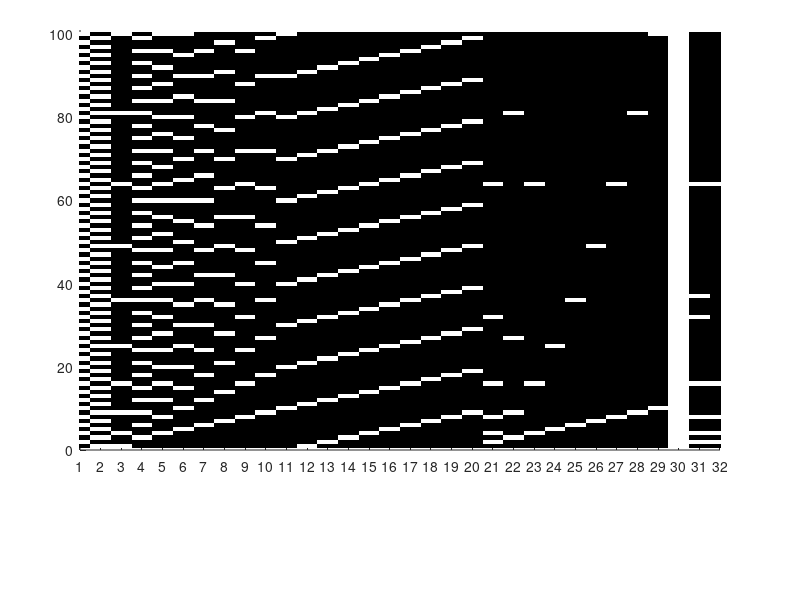

This chart was generated by the following MATLAB code: (Note: this script raises an error after producing the figure.)
%Josh Tenenbaum's number game
%Written by Kevin Murphy and Matthew Dunham
function numbersGame


%% Global Variables
first = 1; last = 100; %Range for the hypothesis space

hypFn =         @mathHypothesesSmall;
priorFn =       @mathPriorSmall;            
likelihoodFn =  @likelihood;
posteriorFn =   @posterior;     
postPredFn =    @postPredictive;
priorPredFn =   @priorPredictive;


hypSpace = hypFn();                         
inconcept = buildExtensionTable(hypSpace); 

%%
makePlots(); 
% Note, plots won't work if using log likelihood or a large hypothesis
% space such as tenenbaumHypSpace. Be sure to comment this line out before
% trying these. 
%% Hypothesis Spaces

% A small hypothesis space
function hypSpace = mathHypothesesSmall()
    hypSpace = [ evenOdd()
                 predicateBased( @(x)(x == round(sqrt(x)).^2),'squares')
                 multiples(3:10)
                 endingIn(1:9)
                 powers(2:10)
                 predicateBased(@(x)(x==x),'all')
                 compose(powers(2),explicitSet([37]),@union,' +')
                 compose(powers(2),explicitSet([32]),@setdiff,' -')
               ];
    fields = {'extension','name','size'};
    hypSpace = cell2struct(hypSpace,fields,2);
end

% Tenenbaum's original hypothesis space with 34 mathematical and 5050
% interval
function hypSpace = tenenbaumHypSpace()
    hypSpace = [    evenOdd()
                    predicateBased( @(x)(x == round(sqrt(x)).^2),'squares')
                    predicateBased( @(x)(x == round(x.^(1/3)).^3),'cubes')
                    predicateBased( @(x)(isprime(x)),'primes')
                    multiples(3:12)
                    powers(2:10)
                    endingIn(0:9)
                    allContiguousIntervals()
               ];
    
    fields = {'extension','name','size'};
    hypSpace = cell2struct(hypSpace,fields,2);
    
end    
%% Priors

% Prior on mathHypothesesSmall hypSpace, (a row vector)
function prior = mathPriorSmall(hypSpace)
    prior = [0.5 0.5 0.1*ones(1,28) 0.001 0.001];
    %{odd,even} = 0.5 ; {powers of 2 + 37,powers of 2 - 32} = 0.001; else=0.1
    assert(length(prior) == size(hypSpace,1));
    prior = prior ./ sum(prior);   
end

% Prior on tenenbaumHypSpace() Math hyps are weigthed 2/3 to 1/3 against
% interval hyps. Gamma(2,10) prior applied to interval length hyps. 
function prior = tenenbaumPrior(hypSpace)
     lambda = 2/3;
     math = (2/3)*ones(1,34);
     sizes = [hypSpace.size];
     sizes = sizes(35:end);
     ints = gampdf(sizes,2,10);
     ints = (1/3)*ints;
     prior = [math ints];
     prior = prior ./ sum(prior);
end

%% Likelihoods

% Likelihood using the size principle: p(D|h)
% Returns row vector L, s.t. L(h) = p(D|h)
function L = likelihood(D,hypSpace)
    hypSpaceSize = size(hypSpace,1);
    n = length(D);
    lik = zeros(n,hypSpaceSize);
    for i=1:n
        lik(i,:) = inconcept(D(i),:) ./ [hypSpace.size]; 
    end
    L = prod(lik,1);
end

% Log Likelihood using size principle, log(p(D|h))
% Use to avoid numerical underflow.
function LL = logLikelihood(D,hypSpace)
    hypSpaceSize = size(hypSpace,1);
    n = length(D);
    llik = zeros(n,hypSpaceSize);
    for i=1:n
        %log(0) -> log(eps) to prevent NaN; note exp(log(eps)) = eps approx 0
        llik(i,:) = log((inconcept(D(i),:) ./ [hypSpace.size])+ eps); 
    end
    LL = sum(llik,1);
end

%% Posteriors

% Posterior Distribution, p(h|D)
function post = posterior(D,hypSpace)
    post = priorFn(hypSpace) .* likelihoodFn(D,hypSpace);
    post = post / sum(post);
end

% Posterior Distribution p(h|D) - uses log likelihood instead of just
% likelihood to help avoid numerical underflow. Returns p(h|D) not
% log(p(h|D)) but likelihoodFn needs to return log likelihood, not
% likelihood.
function post = posteriorLL(D,hypSpace)
    logLik = likelihoodFn(D,hypSpace);
    logPrior = log(priorFn(hypSpace));
    logNumerator = logLik + logPrior;
    post = exp(logNumerator);
    post = post / sum(post);
end
%% Predictive

% Posterior predictive distribution, p(x|D)
function pred = postPredictive(post)
    pred = inconcept * post(:); % pred(x) = sum_h inconcept(x,h) post(h)
end

% Prior Predictive Distribution:
% pred(i) is the prior predictive probability that integer i is in C
function pred = priorPredictive(hypSpace)
    prior = priorFn(hypSpace);
    cl = zeros(size(inconcept));
    for col=1:size(hypSpace,1)
        ext = hypSpace(col).extension;
        cl(ext,col) = inconcept(ext,col)./hypSpace(col).size;
    end
    % cl(x,h) = p(x|h) is the likelihood assigned to integer x by
    % hypothesis h by the size principle, (before any data has been seen).
    pred = cl(first:last,:)*prior'; 
end
    
%% Helper Functions

% Builds a binary table whose rows represent the possible data points in the
% range, (i.e. 1 - 100) - shifted so that the first is represented by index
% 1.The columns represent hypotheses, (i.e.indices into the hypSpace struct).
% Entry (d,h) = 1 iff data point d occurs in the extension of hypothesis h.
function inconcept = buildExtensionTable(hypSpace)
    hypSpaceSize = size(hypSpace,1);
    inconcept = zeros(last-first+1,hypSpaceSize);
    for h=1:hypSpaceSize
        hyp = hypSpace(h).extension; 
        inconcept(hyp,h) = 1;
    end
end
%% Display Functions

% Make a number of plots of the hypothesis space, prior,
% likelihood,posterior,and posterior predictive distributions. 
% Needs hypSpace and inconcept as global variables. 
function makePlots()        
    close all;
    data = [16,8,2,64];
    displayHypothesisSpace(inconcept,hypSpace);
    if doPrintPmtk, printPmtkFigures('joshHypSpace'); end;
    plotDistribution(data,hypSpace,likelihoodFn,1);
    if doPrintPmtk, printPmtkFigures('numbersLik'); end;
    plotDistribution(data,hypSpace,posteriorFn,0);
    if doPrintPmtk, printPmtkFigures('numbersPost'); end;
    plotPrior(hypSpace);
    if doPrintPmtk, printPmtkFigures('numbersPrior'); end;
    visualizePredictive(inconcept,[16],hypSpace);
    if doPrintPmtk, printPmtkFigures('josh-2-9'); end;
    plotGamma();
end

% Display the top, 'howMany' hypotheses as determined by the specified
% posterior. 
function displayBestHyps(howMany,post)
    [H, idx] = sort(post,'descend');
    names = {hypSpace.name};
    fprintf('Top Posterior Hypotheses');
    fprintf('\n%1s %9s\n\n','Probability','Name');
    for i=1:1:howMany
        names = {hypSpace.name};
        fprintf('%1s\t\t\t %1s\n',num2str(H(i),'%6.5f'),cell2mat(names(idx(i))));
    end
end

% Visualize the hypothesis space. 
function displayHypothesisSpace(inconcept,hypSpace)
    fig = figure;
    ax = axes('Parent',fig,'XTick',1:size(hypSpace,1),'Position',[0.1,0.25,0.8,0.70]);
    axis([1,size(hypSpace,1),first-1,last+1]);
    hold on;
    imagesc(inconcept,'Parent',ax);
    colormap(gray);
    xticklabelRot({hypSpace.name}, 90, 8,-1);
    title('hypothesis space')
end


% Plot a labeled horizontal histogram of the current prior. 
function plotPrior(hypSpace)
    H = size(hypSpace,1);
    prior = priorFn(hypSpace);
    prior = prior(end:-1:1);
    names = {hypSpace.name};
    names = names(end:-1:1);
    fig = figure('Color',[1 1 1],'Position',[500 100 300,600]);
    axes('Parent',fig,'YTickLabel',names,'YTick',1:H,'Position',[0.4 0.12 0.50 0.8]);
    hold on;
    barh(prior);
    axis([0 1 0 H+1]);
    set(gca,'XTick',[0,0.5,1]);
    xlabel('p(h)');
end

%Plot either the likelihood or posterior distributions as histograms for
%successive data points. pdf should be likelihoodFn or posteriorFn and
%isLik=1 to print likelihood xlabel isLik=0 for posterior xlabel.
function plotDistribution(data,hypSpace,pdf,isLik)
   H = size(hypSpace,1);
   scrsz = get(0,'ScreenSize');
   fig = figure('Color',[1 1 1],'Position',[20 50 5*scrsz(3)/10 8*scrsz(4)/10]);
   n = length(data);
   height = 0.8; buffer = 0.03; y = 0.12; extraGap = 0.1;
   border = 0.1; width = (1-2*border - extraGap - buffer*(n-1))/n;
   for i=1:length(data)
       if(i==1)
           names = {hypSpace.name}; names = names(end:-1:1);
           ax = axes('Parent',fig,'YTickLabel',names,'YTick',1:H,'Position',[border+extraGap,y,width,height]);
       else
           ax = axes('Parent',fig,'YTick',[],'Position',[border+extraGap+(i-1)*(width+buffer),y,width,height]);
       end
      hold on;
       lik = pdf(data(1:i),hypSpace);
       lik = lik(end:-1:1);
       barh(lik,'Parent',ax);
       if(isLik)
           xlabel(['p(' num2str(data(1:i)) ' | h)']); 
       else
           xlabel(['p(h | ' num2str(data(1:i)) ' )']); 
       end
   end
end

% Visualize the posterior predictive distribution
function visualizePredictive(inconcept,data,hypSpace)
    
    post = posteriorFn(data,hypSpace);
    pred = postPredFn(post);
    scrsz = get(0,'ScreenSize');
    fig = figure('Color',[1 1 1],'Position',[20 50 9*scrsz(3)/10 8*scrsz(4)/10]);
    plotBar;
    probs = plotHyps;
    plotPost;
    function plotBar
        barAxLoc = [0.1,0.7,0.7,0.25];
        barAx = axes('Parent',fig,'XTick',first-1+4:4:last,'YTick',0:0.5:1,'Position',barAxLoc);
        hold on;
        bar(pred,'Parent',barAx);
        axis([first-1,last+1,0,1]);
    end
    function probs = plotHyps
        consistentHyps = 1:size(hypSpace,1);
        for i=1:length(data)
            consistentHyps = intersect(consistentHyps,find(inconcept(data(i),:) == 1));
        end
        names = {hypSpace.name};
        names = names(consistentHyps);
        [probs ndx] = sort(post(consistentHyps));
        names = names(ndx);
        consistentHyps = consistentHyps(ndx);
        hypAxLoc = [0.1,0.08,0.7,0.57];
        hypAx = axes('Parent',fig,'XTick',[],'YTick',1:length(names),'XColor',[1 1 1],'YTickLabel',names,'Position',hypAxLoc);
        hold on;
        for i=1:length(names)
            h = consistentHyps(i);
            hyp = hypSpace(h).extension;
            fplot(@(x)i,[first-1,last+1,1,length(names)+ 0.02],'-k');
            hold on;
            y = i*ones(length(hyp));
            plot(hyp,y,'.b','MarkerSize',20);
        end
    end
    function plotPost
        postAxLoc = [0.83,0.08,0.13,0.57];
        postAx = axes('Parent',fig,'XTick',0:0.5:1,'YTick',[],'Position',postAxLoc);
        xlabel(['p(h | ' num2str(data) ' )']); 
        hold on;
        plot(probs,1:length(probs),'-o');
        axis([0,1,1,length(probs)]);     
    end
end


% Plot a gamma distribution with shape=2 and rate=10. 
function plotGamma()
    figure;
    pdf = @(x)gampdf(x,2,10);
    fplot(pdf,[0,100,0,0.04]);
    title('Gamma( x | 2,10 )');
end

%% Hypothesis Building Functions

    %Returns two hypotheses: all even numbers in the range and all odd
    %numbers in the range. 
    function hypotheses = evenOdd()
       even = first+1:2:last;
       odd = first:2:last;
       hyps = [{even};{odd}];
       names = [{'even'};{'odd'}];
       sizes = [ {size(even,2)} ; {size(odd,2)}];
       hypotheses = [hyps names sizes];
    end


    % If range = 1:100 and ints = [3,9,10], then hypotheses =
    % [3,6,9,...,99]; [9,18,27,...,99];[10,20,30,...,100]
    function hypotheses = multiples(ints)
        n = length(ints);
        hyps = cell(n,1);
        names = cell(n,1);
        sizes = cell(n,1);
        for i=1:n
            m = ints(i);
            xmax = ceil(last/m);
            hyps{i,1} = intersect(first:last, m*(first:xmax));
            names{i,1} = sprintf('mult of %d', m);
            sizes{i,1} = size(hyps{i,1},2);
        end
        hypotheses = [hyps names sizes];    
    end
    
    % If range = 1:100 and ints = 1:3, then hypotheses = [1,11,21,...,91];
    % [2,22,32,...,92];[3,23,33,...,93]
    function hypotheses = endingIn(ints)
        fst = first - 1;
        lst = last - 10;
        n = length(ints);
        hyps =  cell(n,1); 
        names = cell(n,1);
        sizes = cell(n,1);
        for i=1:n
            m = ints(i);
            if m==0
                hyps{i,1} = (fst+10:10:lst+10) + m;
            else
                hyps{i,1} = (fst:10:lst) + m;
            end
            names{i,1} =  sprintf('ends in %d', m);
            sizes{i,1} = size(hyps{i,1},2);
        end  
        hypotheses = [hyps names sizes];
    end
    
    %If range = 1:100 and pows = 4:7, hypotheses = [4 16 64] ; [5 25];
    %[6:36]; [7;49]
    function hypotheses = powers(pows)
        n = length(pows);
        hyps = cell(n,1);
        names = cell(n,1);
        sizes = cell(n,1);
        for i=1:n;
            m = pows(i);
            xmax = ceil(log(last)/log(m)); 
            hyps{i,1} = intersect(first:last, m.^(first:xmax));
            names{i,1} = sprintf('powers of %d', m);
            sizes{i,1} = size(hyps{i,1},2);
        end
        hypotheses = [hyps names,sizes];
    end

    %Define an hypothesis by explicitly listing its members
    function hypothesis = explicitSet(set)
        hypothesis = [{set} {[' {' num2str(set) '}']} {size(set,2)}];
    end

    % Compose two hypothesis sets row-wise according to the specified set
    % operator, (i.e. @union, @setdiff, etc). If we specified @union,
    % and had hyp1(:,1) = {[1 2 3] ; [4 5 6]} and hyp2(:,1) = {[3 9 27];[4 44 444]}
    % this function would return hypotheses(:,1) =  {[1 2 3 9 27] ; 
    % [4 5 6 44 444]}. 'str' is displayed in the hypothesis name so use '+' for
    % 'union', '-' for setdiff, etc. 
    function hypotheses = compose(hyp1,hyp2,operator,str)
        n = size(hyp1,1);
        hyps = cell(n,1);
        names = cell(n,1);
        sizes = cell(n,1);
        for i=1:n
            hyps{i,1} = operator(cell2mat(hyp1(i,1))',cell2mat(hyp2(i,1))','rows')';
            names{i,1} = strcat(hyp1{i,2}, str, hyp2{i,2});
            sizes{i,1} = size(hyps{i,1},2);
        end
        hypotheses = [hyps names sizes];  
    end
    
   
    % Hypothesis = all numbers in the range satisfying the specified
    % predicate. So for example, if predicate = @isprime, then the hypothesis is
    % all prime numbers in the range. You can also define your own
    % predicates say  @(x)(x>50) or @(x)(x==x)
    function hypothesis = predicateBased(predicate,name)
        range = first:last;
        logicalNDX = predicate(range);
        size = sum(logicalNDX);
        hyp = range(logicalNDX);
        hypothesis = [{hyp} {name} {size}];
    end
    
    %Hypotheses = all contiguous intervals in the range so [1],
    %[1,2],...,[1,...,100],[2],[2,3],...,[2,...,100],... etc. 
    function hypotheses = allContiguousIntervals()
        i = 1;
        n = last*(last+1)/2;
        hyps = cell(n,1);
        names = cell(n,1);
        sizes = cell(n,1);
        for s = first:last
            for e=s:last
                hyps{i,1} = s:e;
                names{i,1} = sprintf('interval %d..%d', s, e);
                sizes{i,1} = size(hyps{i,1},2);
                i = i+1;
            end
        end
        hypotheses = [hyps names sizes];
    end
    
    %Hypotheses = all contiguous intervals in the range of the specified
    %lengths. Suppose lengths = 3:4, then we have
    %[1,2,3],[1,2,3,4],[2,3,4],[2,3,4,5],...,[97,98,99,100],[98,99,100]
    function hypotheses = contiguousIntervalsOflength(lengths)
        i = 1;
        n = sum(last - lengths + 1);
        hyps = cell(n,1);
        names = cell(n,1);
        sizes = cell(n,1);
        for len=1:length(lengths)
           for n=first:last
              m = n+len-1;
              if(m>last)
                  break
              end
              hyps{i,1} = n:m;
              names{i,1} = sprintf('interval %d..%d', n, m);
              sizes{i,1} = size(hyps{i,1},2);
              i = i+1;
           end
        end
        hypotheses = [hyps names sizes];    
    end

end
